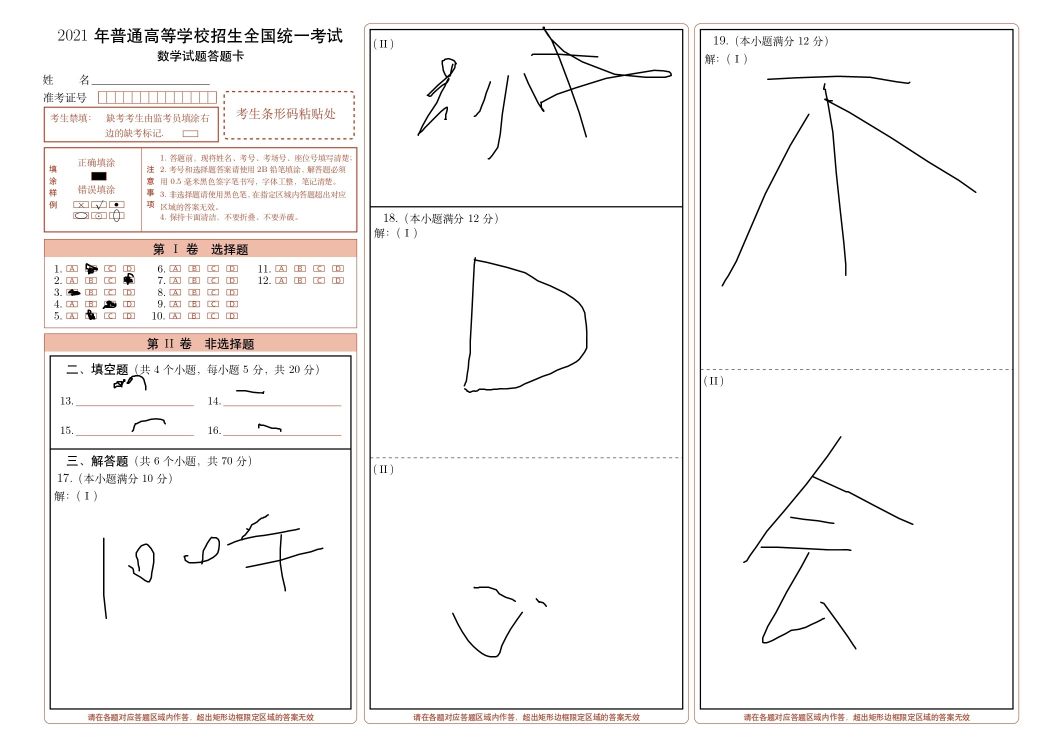
#> input picture img/d.jpg, 2085 x 1477 px (shown at 1/2 size)
$ python cv_img.py
#> lines starting #> are read from the running program, lines starting #| are printed output that depends on the picture
import cv2
import os

#学生名
name = "d"

#读取学生试卷
img = cv2.imread("../img/d.jpg")
#> img is the input picture: shape (1477, 2085, 3); mean B, G, R 244.8, 245.5, 247.1
img =cv2.resize(img,(1200,800),interpolation=cv2.INTER_CUBIC)
#> img: shape (800, 1200, 3)


#os.makedirs("../p_img/ct")
#选择题
ct = img[280:350,50:400]

gray = cv2.cvtColor(ct,cv2.COLOR_BGR2GRAY)
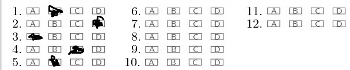
#> gray: shape (70, 350); min 0, max 255, mean 238.5

for i in range(10,65,13):
    for j in range(32,100,22):
        if gray[i,j] < 50:
            if j == 32:
                print("A")
            elif j == 54:
                print("B")
            elif j == 76:
                print("C")
            elif j == 98:
                print("D")
#保存文件
cv2.imwrite("../p_img/ct/" + name + ".jpg",ct)
cv2.imshow("123",ct)
cv2.waitKey(0)

#os.makedirs("../p_img/blank")
#填空题
blank = img[390:480,60:400]
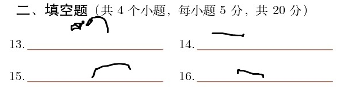
#> blank: shape (90, 340, 3); mean B, G, R 243.6, 244, 244.6
cv2.imwrite("../p_img/blank/" + name + ".jpg",blank)
cv2.imshow("123",blank)
cv2.waitKey(0)

#os.makedirs("../p_img/one")
#os.makedirs("../p_img/one_2")
#第一道大题
one = img[490:750,60:400]
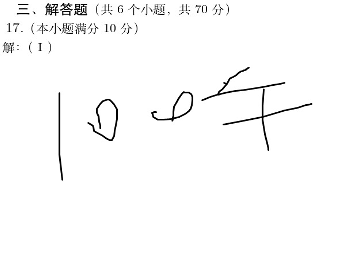
#> one: shape (260, 340, 3); min 0, max 255, mean 250
one_2 = img[40:220,430:770]
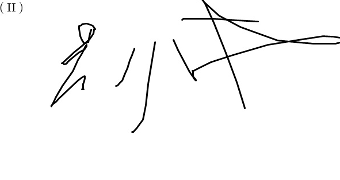
#> one_2: shape (180, 340, 3); min 0, max 255, mean 248.4

#one = cv2.vconcat([one,one_2])
cv2.imwrite("../p_img/one/" + name + ".jpg",one)
cv2.imwrite("../p_img/one_2/" + name + ".jpg",one_2)
cv2.imshow("123",one)
cv2.waitKey(0)
cv2.imshow("123",one_2)
cv2.waitKey(0)


#os.makedirs("../p_img/two")
#os.makedirs("../p_img/two_2")
#第二道大题
two = img[220:500,430:770]
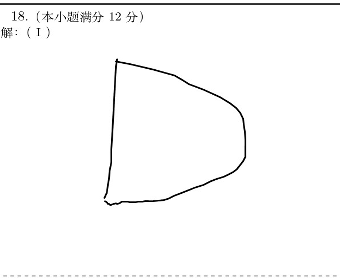
#> two: shape (280, 340, 3); min 0, max 255, mean 250.3
two_2 = img[500:750,430:770]
cv2.imwrite("../p_img/two/" + name + ".jpg",two)
cv2.imwrite("../p_img/two_2/" + name + ".jpg",two_2)
cv2.imshow("123",two)
cv2.waitKey(0)
cv2.imshow("123",two_2)
cv2.waitKey(0)


#os.makedirs("../p_img/three")
#os.makedirs("../p_img/three_2")
#第三道大题
three = img[20:400,800:1180]
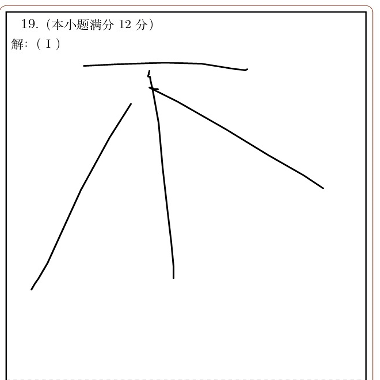
#> three: shape (380, 380, 3); mean B, G, R 248.5, 248.5, 248.7
three_2 = img[400:750,800:1180]
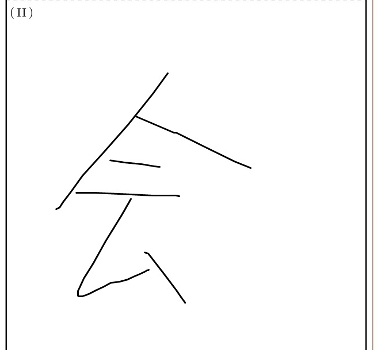
#> three_2: shape (350, 380, 3); mean B, G, R 250.2, 250.2, 250.3
cv2.imwrite("../p_img/three/" + name + ".jpg",three)
cv2.imwrite("../p_img/three_2/" + name + ".jpg",three_2)
cv2.imshow("123",three)
cv2.waitKey(0)
cv2.imshow("123",three_2)
cv2.waitKey(0)


#cv2.imshow("123",three_2)
#cv2.waitKey(0)

$ run again, with img/Answer_Sheet_page-0002.jpg copied over img/d.jpg
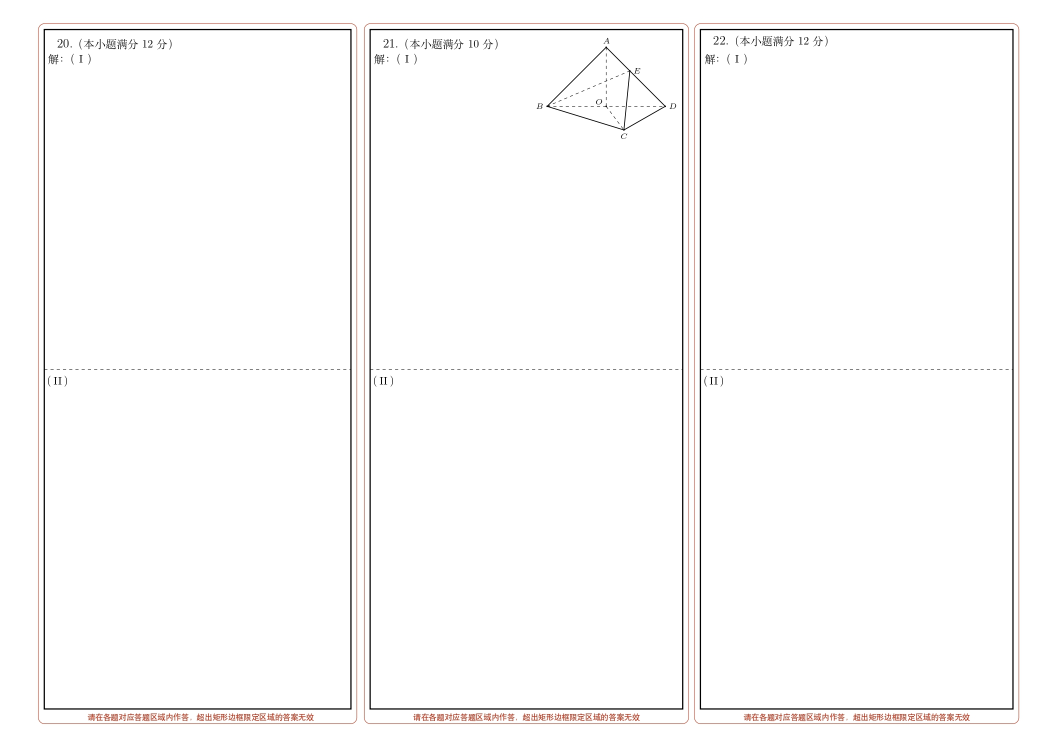
#> input picture img/Answer_Sheet_page-0002.jpg, 2085 x 1477 px (shown at 1/2 size)
#> img is the input picture: shape (1477, 2085, 3); mean B, G, R 250.6, 250.8, 251.4
#> img: shape (800, 1200, 3)
#> one: shape (260, 340, 3); every value is 255
#> two_2: shape (250, 340, 3); every value is 255
#> `three = img[20:400,800:1180]`:
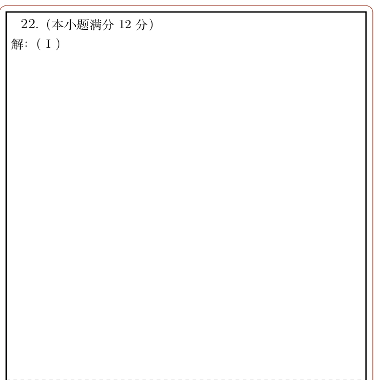
#> three: shape (380, 380, 3); mean B, G, R 250.8, 250.9, 251.2
#> `three_2 = img[400:750,800:1180]`:
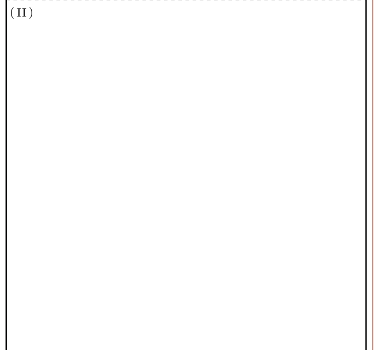
#> three_2: shape (350, 380, 3); mean B, G, R 252.5, 252.5, 252.7

$ run again, with img/a.jpg copied over img/d.jpg
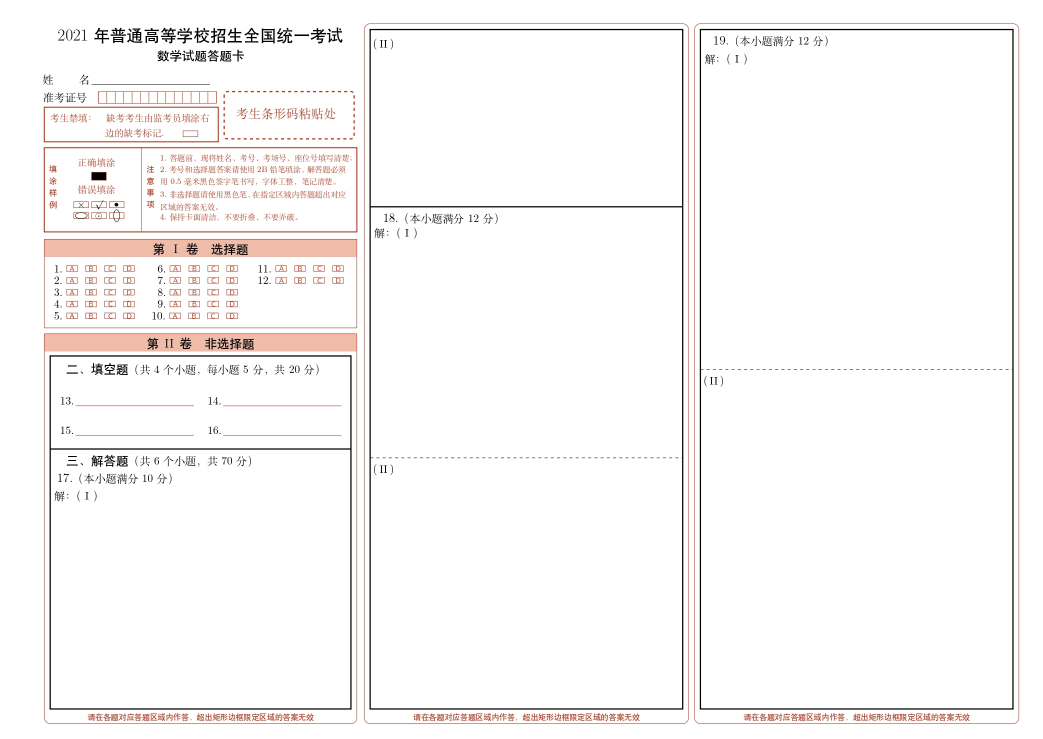
#> input picture img/a.jpg, 2085 x 1477 px (shown at 1/2 size)
#> img is the input picture: shape (1477, 2085, 3); mean B, G, R 246.7, 247.4, 249.4
#> img: shape (800, 1200, 3)
#> `three = img[20:400,800:1180]`:
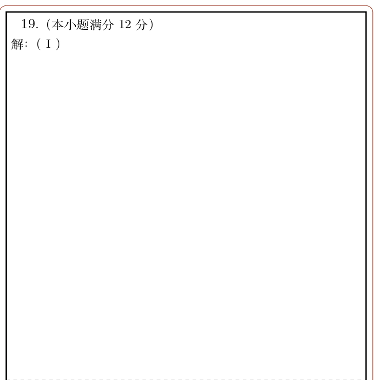
#> three: shape (380, 380, 3); mean B, G, R 250.8, 250.9, 251.2
#> `three_2 = img[400:750,800:1180]`:
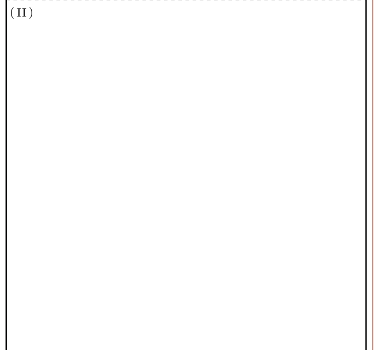
#> three_2: shape (350, 380, 3); mean B, G, R 252.5, 252.5, 252.7
